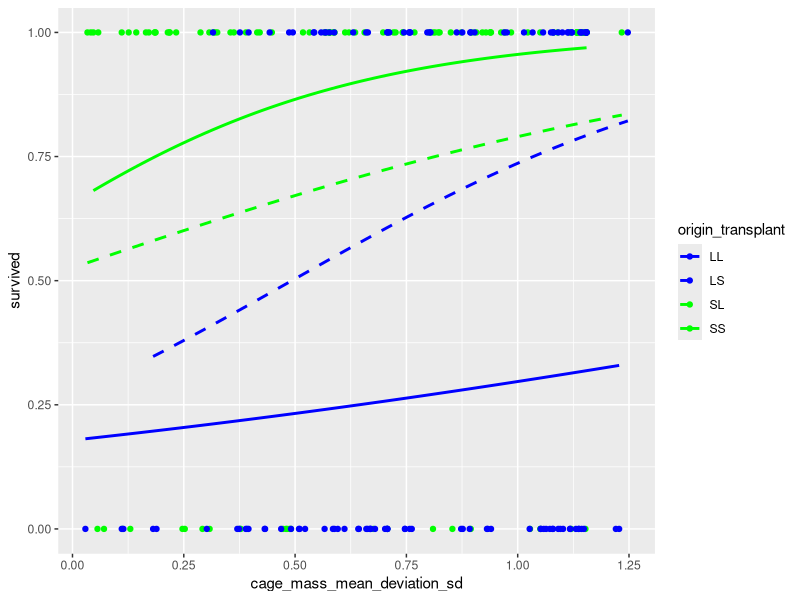
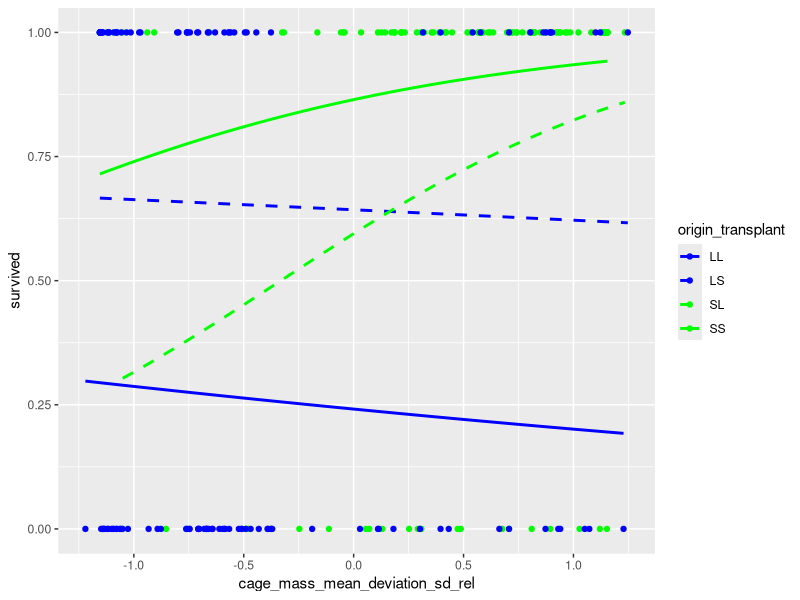

The R script that drew these images, in order:
## ---- chunk 1
knitr::opts_chunk$set(
  collapse = TRUE,
  comment = "#>"
)
## ---- chunk 2
total_n_fish <- 300
n_fish_control <- 60
n_fish_transplanted <- 240
origin_values <- c("Lake", "Stream")
transplanted_values <- c("Lake", "Stream", "Control")
lowest_pre_mass <- 0.5
highest_pre_mass <- 3.6
n_survived <- 151
n_died <- 89
n_enclosures <- 80
n_enclosures_with_2_fish <- 3
n_enclosures_with_3_fish <- 74
n_enclosures_with_4_fish <- 3
anomous_enclosures <- c("L20", "L25", "L6", "L7", "S22", "S24")
cage_mass_mean_for_l1 <- 1.256667
cage_mass_stdev_for_l1 <- 0.4532475
cage_mass_mean_deviation_sd_for_l1 <- c(1.1546303, -0.5662836, -0.5883466)

abs_cage_mass_mean_deviation_sd_for_l1 <- abs(cage_mass_mean_deviation_sd_for_l1)
## ---- chunk 3
testthat::expect_equal(
  total_n_fish,
  n_fish_control + n_fish_transplanted
)
testthat::expect_equal(
  n_fish_transplanted,
  n_survived + n_died
)
testthat::expect_equal(
  n_enclosures,
  n_enclosures_with_2_fish + n_enclosures_with_3_fish + n_enclosures_with_4_fish
)
testthat::expect_equal(
  length(anomous_enclosures),
  n_enclosures_with_2_fish + n_enclosures_with_4_fish
)
## ---- chunk 4
t_all <- readr::read_csv(
  "data_with_added_cols.csv", 
  show_col_types = FALSE
)
## ---- chunk 5
knitr::kable(head(t_all))
## ---- chunk 6
t <- t_all |> dplyr::select(fishID, origin, enclosure, pre_mass, transplant,  survived) |> dplyr::arrange(enclosure)
knitr::kable(head(t))
## ---- chunk 7
testthat::expect_equal(total_n_fish, length(unique(t$fishID)))
## ---- chunk 8
testthat::expect_equal(unique(t$origin), origin_values)
## ---- chunk 9
testthat::expect_equal(unique(t$transplant), transplanted_values)
## ---- chunk 10
t_1 <- t |> dplyr::filter(transplant != "Control") 
testthat::expect_equal(n_fish_transplanted, length(unique(t_1$fishID)))
## ---- chunk 11
testthat::expect_equal(lowest_pre_mass, min(t_1$pre_mass))
testthat::expect_equal(highest_pre_mass, max(t_1$pre_mass))
## ---- chunk 12
testthat::expect_equal(n_survived, sum(t_1$survived == TRUE))
testthat::expect_equal(n_died, sum(t_1$survived == FALSE))
## ---- chunk 13
testthat::expect_equal(n_enclosures, length(unique(t_1$enclosure)))
## ---- chunk 14
n_fish_per_enclosure <- dplyr::count(t_1, enclosure)
testthat::expect_equal(n_enclosures_with_2_fish, sum(n_fish_per_enclosure$n == 2))
testthat::expect_equal(n_enclosures_with_3_fish, sum(n_fish_per_enclosure$n == 3))
testthat::expect_equal(n_enclosures_with_4_fish, sum(n_fish_per_enclosure$n == 4))
knitr::kable(head(n_fish_per_enclosure))
## ---- chunk 15
testthat::expect_equal(anomous_enclosures, n_fish_per_enclosure[n_fish_per_enclosure$n != 3, ]$enclosure)
knitr::kable(n_fish_per_enclosure[n_fish_per_enclosure$n != 3, ])
## ---- chunk 16
cage_mass_mean_per_enclosure <- t_1 |> 
  dplyr::select(enclosure, pre_mass) |>
  dplyr::group_by(enclosure) |>
  dplyr::summarise(cage_mass_mean = mean(pre_mass))
t_2 <- merge(t_1, cage_mass_mean_per_enclosure)
knitr::kable(head(t_2))
knitr::kable(t_2[t_2$enclosure == "L1", ])
testthat::expect_equal(
  t_2[t_2$enclosure == "L1", ]$cage_mass_mean,
  rep(cage_mass_mean_for_l1, 3),
  tolerance = 1.0e-6
)
## ---- chunk 17
cage_mass_stdev_per_enclosure <- t_2 |> 
  dplyr::select(enclosure, pre_mass) |>
  dplyr::group_by(enclosure) |>
  dplyr::summarise(cage_mass_stdev = sd(pre_mass))
t_3 <- merge(t_2, cage_mass_stdev_per_enclosure)
knitr::kable(head(t_3))
knitr::kable(t_3[t_3$enclosure == "L1", ])
testthat::expect_equal(
  t_3[t_3$enclosure == "L1", ]$cage_mass_stdev,
  rep(cage_mass_stdev_for_l1, 3),
  tolerance = 1.0e-6
)
## ---- chunk 18
cage_mass_mean_deviation_sd_per_fish <- t_3 |> 
  dplyr::select(fishID, pre_mass, cage_mass_mean, cage_mass_stdev) |>
  dplyr::group_by(fishID) |>
  dplyr::mutate(
    cage_mass_mean_deviation_sd = 
      abs(pre_mass - cage_mass_mean) / cage_mass_stdev
  ) |>
  dplyr::select(fishID, cage_mass_mean_deviation_sd)
testthat::expect_equal(
  nrow(cage_mass_mean_deviation_sd_per_fish),
  n_fish_transplanted
)

testthat::expect_equal(
  nrow(t_3),
  n_fish_transplanted
)
t_4 <- merge(t_3, cage_mass_mean_deviation_sd_per_fish)
testthat::expect_equal(
  nrow(t_4),
  n_fish_transplanted
)

knitr::kable(head(t_4))
knitr::kable(t_4[t_4$enclosure == "L1", ])
testthat::expect_equal(
  t_4[t_4$enclosure == "L1", ]$cage_mass_mean_deviation_sd,
  abs_cage_mass_mean_deviation_sd_for_l1,
  tolerance = 1.0e-6
)
## ---- chunk 19
t_4$origin_transplant <- paste0(
  stringr::str_sub(t_4$origin,1 ,1),
  stringr::str_sub(t_4$transplant,1 ,1)
)
ggplot2::ggplot(
  data = t_4,
  ggplot2::aes(
    x = cage_mass_mean_deviation_sd,
    y = survived,
    color = origin_transplant,
    lty = origin_transplant
  )
) + ggplot2::scale_color_manual(
    values = c("blue", "blue", "green", "green")
  ) + 
  ggplot2::scale_linetype_manual(
    values = c("solid", "dashed", "dashed", "solid")
  ) +
  ggplot2::geom_point() +
  ggplot2::geom_smooth(
    method = "glm",
    method.args = list(family = "binomial"),
    se = FALSE
  ) 

# No idea how to get that P
# + ggpmisc::stat_poly_eq(ggpmisc::use_label("eq"))
## ---- chunk 20
cage_mass_mean_deviation_sd_per_fish_rel <- t_4 |> 
  dplyr::select(fishID, pre_mass, cage_mass_mean, cage_mass_stdev) |>
  dplyr::group_by(fishID) |>
  dplyr::mutate(
    cage_mass_mean_deviation_sd_rel = 
      (pre_mass - cage_mass_mean) / cage_mass_stdev
  ) |>
  dplyr::select(fishID, cage_mass_mean_deviation_sd_rel)
testthat::expect_equal(
  nrow(cage_mass_mean_deviation_sd_per_fish_rel),
  n_fish_transplanted
)

testthat::expect_equal(
  nrow(t_4),
  n_fish_transplanted
)
t_5 <- merge(t_4, cage_mass_mean_deviation_sd_per_fish_rel)
testthat::expect_equal(
  nrow(t_5),
  n_fish_transplanted
)

knitr::kable(head(t_5))
knitr::kable(t_5[t_5$enclosure == "L1", ])
testthat::expect_equal(
  t_5[t_5$enclosure == "L1", ]$cage_mass_mean_deviation_sd_rel,
  cage_mass_mean_deviation_sd_for_l1,
  tolerance = 1.0e-6
)
## ---- chunk 21
ggplot2::ggplot(
  data = t_5,
  ggplot2::aes(
    x = cage_mass_mean_deviation_sd_rel,
    y = survived,
    color = origin_transplant,
    lty = origin_transplant
  )
) + ggplot2::scale_color_manual(
    values = c("blue", "blue", "green", "green")
  ) + 
  ggplot2::scale_linetype_manual(
    values = c("solid", "dashed", "dashed", "solid")
  ) +
  ggplot2::geom_point() +
  ggplot2::geom_smooth(
    method = "glm",
    method.args = list(family = "binomial"),
    se = FALSE
  ) 

# No idea how to get that P
# + ggpmisc::stat_poly_eq(ggpmisc::use_label("eq"))
